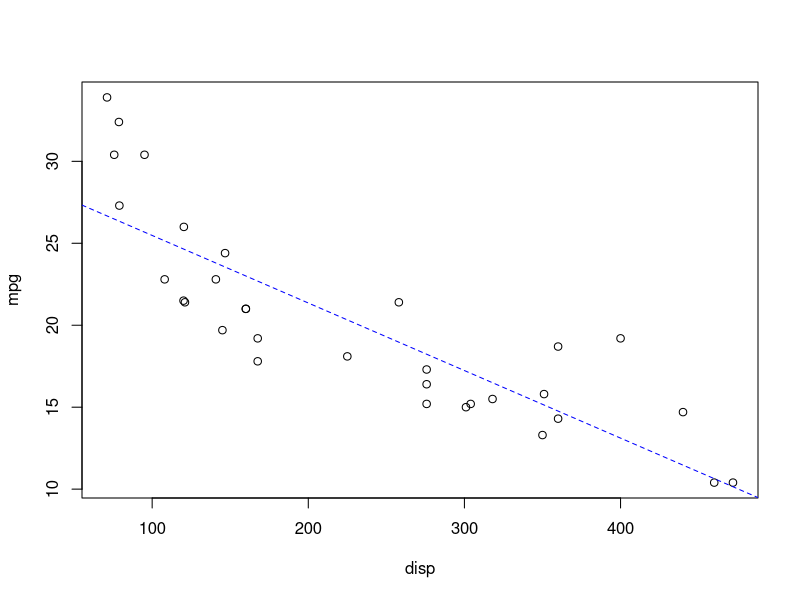
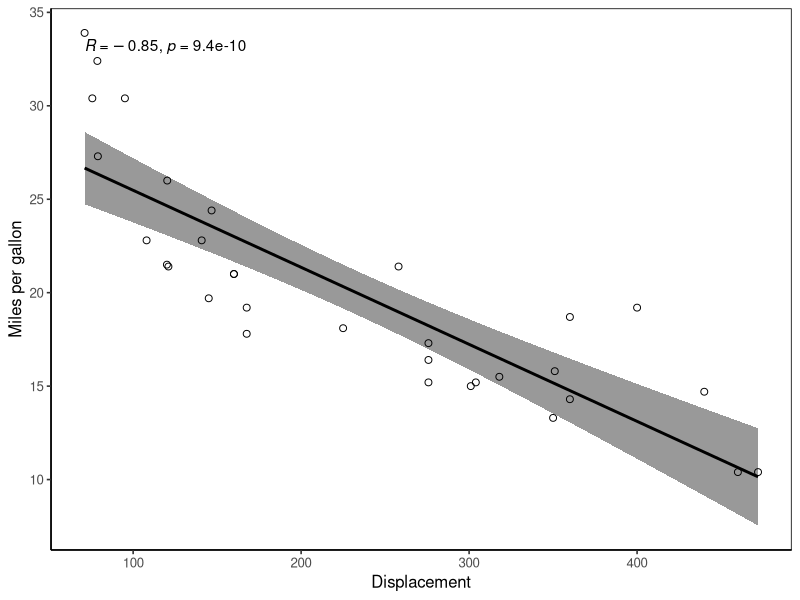
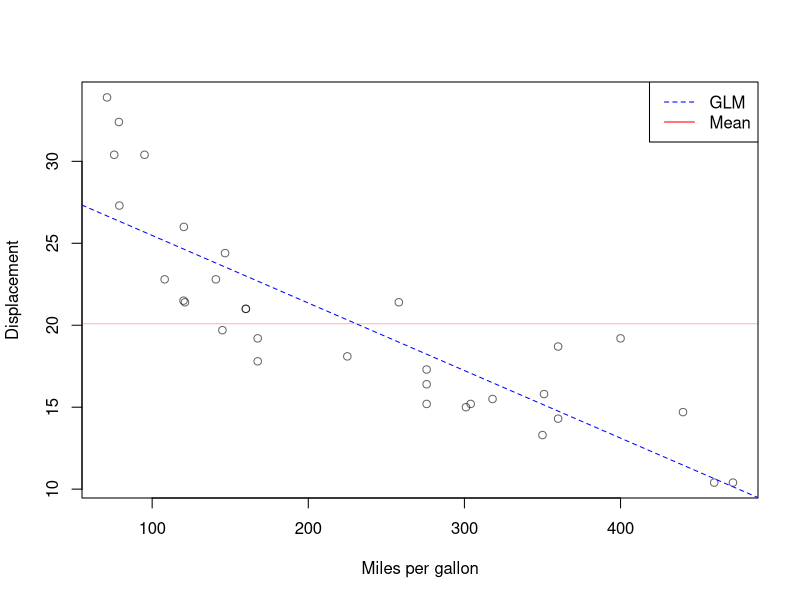

These figures' R source, in order:
## ---- chunk 1
#| label: tbl-mtcars
#| tbl-cap: "mtcars R dataset"

mtcars |> 
  knitr::kable() 
## ---- chunk 2
#| label: tbl-arrests
#| tbl-cap: "USArrests R dataset from the datasets package"

USArrests  |> 
  knitr::kable() 
## ---- chunk 3
glm <- glm(mpg ~ disp, data = mtcars)
glm
## ---- chunk 4
#| label: plot-glm
#| fig-cap: The figure describes the relationship between displacement and miles per gallon based on the mtcars dataset
#| fig-height: 6
glm <- lm(mpg ~ disp, data = mtcars)
plot(mpg ~ disp, data = mtcars) # add general linear model dashed line
abline(glm, col = "blue", lty = 2)
## ---- chunk 5
#| label: plot-ggplot2
#| fig-cap: ggpubr figure describes the relationship between displacement and miles per gallon based on the mtcars dataset
#| fig-height: 6

# install ggplot2 package if not already installed
if (!require("ggpubr")) {
  install.packages("ggpubr")
  library(ggpubr)
}

ggscatter(mtcars, x = "disp", y = "mpg", shape = 1,
          add = "reg.line", 
          conf.int = TRUE, 
          cor.coef = TRUE, 
          cor.method = "pearson",
          xlab = "Displacement", ylab = "Miles per gallon") +
          theme_classic2() + 
          theme(
            panel.border = element_rect(colour = "black", fill = NA),
          ) 


## ---- chunk 6

summary_continuous <- function(x, digits = 2) {
  # remove any NA values*
  x <- x[!is.na(x)]
  output <- paste0(
    round(mean(x), digits), 
    " (", 
    round(sd(x), digits), 
    ") [", 
    round(min(x), digits), 
    " - ", 
    round(max(x), digits), 
    "]")
  return(output)
}

## ---- chunk 7
#| label: fig-plot_mean
#| fig-cap: The figure shows the mean mpg of cars based on the mtcars dataset
#| fig-height: 6
#| warning: false
#| echo: false
glm <- lm(mpg ~ disp, data = mtcars)
plot(
  mpg ~ disp, 
  data = mtcars, 
  col = adjustcolor("black", alpha = 0.6),
  xlab = "Miles per gallon", ylab = "Displacement"
  ) 
abline(glm, col = "blue", lty = 2)
abline(h = mean(mtcars$mpg), col = adjustcolor("red", alpha = 0.3), lty = 1) 
legend("topright", legend = c("GLM", "Mean"), col = c("blue", "red"), lty = c(2, 1))

